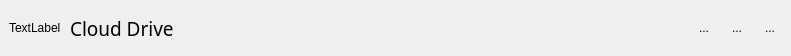
<?xml version="1.0" encoding="UTF-8"?>
<ui version="4.0">
 <class>TitleWg</class>
 <widget class="QWidget" name="TitleWg">
  <property name="geometry">
   <rect>
    <x>0</x>
    <y>0</y>
    <width>791</width>
    <height>56</height>
   </rect>
  </property>
  <property name="windowTitle">
   <string>Form</string>
  </property>
  <layout class="QHBoxLayout" name="horizontalLayout">
   <property name="spacing">
    <number>9</number>
   </property>
   <property name="leftMargin">
    <number>9</number>
   </property>
   <property name="topMargin">
    <number>0</number>
   </property>
   <property name="rightMargin">
    <number>9</number>
   </property>
   <property name="bottomMargin">
    <number>0</number>
   </property>
   <item>
    <widget class="QLabel" name="logo">
     <property name="text">
      <string>TextLabel</string>
     </property>
    </widget>
   </item>
   <item>
    <widget class="QLabel" name="wgtitle">
     <property name="font">
      <font>
       <family>新宋体</family>
       <pointsize>14</pointsize>
      </font>
     </property>
     <property name="text">
      <string>Cloud Drive</string>
     </property>
    </widget>
   </item>
   <item>
    <spacer name="horizontalSpacer">
     <property name="orientation">
      <enum>Qt::Horizontal</enum>
     </property>
     <property name="sizeHint" stdset="0">
      <size>
       <width>489</width>
       <height>20</height>
      </size>
     </property>
    </spacer>
   </item>
   <item>
    <widget class="QToolButton" name="set">
     <property name="text">
      <string>...</string>
     </property>
     <property name="icon">
      <iconset resource="qrc.qrc">
       <normaloff>:/images/login_setting.png</normaloff>:/images/login_setting.png</iconset>
     </property>
     <property name="iconSize">
      <size>
       <width>32</width>
       <height>32</height>
      </size>
     </property>
     <property name="autoRaise">
      <bool>true</bool>
     </property>
    </widget>
   </item>
   <item>
    <widget class="QToolButton" name="min">
     <property name="text">
      <string>...</string>
     </property>
     <property name="icon">
      <iconset resource="qrc.qrc">
       <normaloff>:/images/login_min.png</normaloff>:/images/login_min.png</iconset>
     </property>
     <property name="iconSize">
      <size>
       <width>32</width>
       <height>32</height>
      </size>
     </property>
     <property name="autoRaise">
      <bool>true</bool>
     </property>
    </widget>
   </item>
   <item>
    <widget class="QToolButton" name="close">
     <property name="text">
      <string>...</string>
     </property>
     <property name="icon">
      <iconset resource="qrc.qrc">
       <normaloff>:/images/login_close.png</normaloff>:/images/login_close.png</iconset>
     </property>
     <property name="iconSize">
      <size>
       <width>32</width>
       <height>32</height>
      </size>
     </property>
     <property name="autoRaise">
      <bool>true</bool>
     </property>
    </widget>
   </item>
  </layout>
 </widget>
 <resources>
  <include location="qrc.qrc"/>
 </resources>
 <connections/>
</ui>
